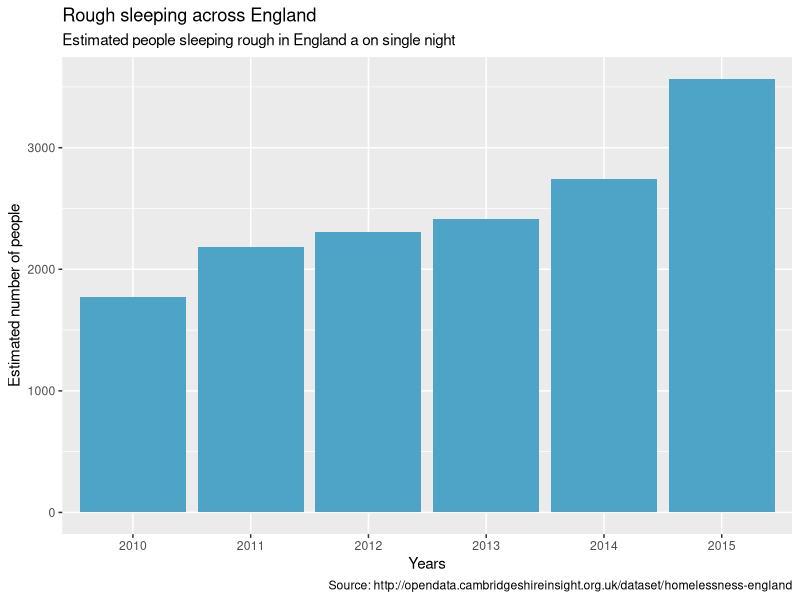
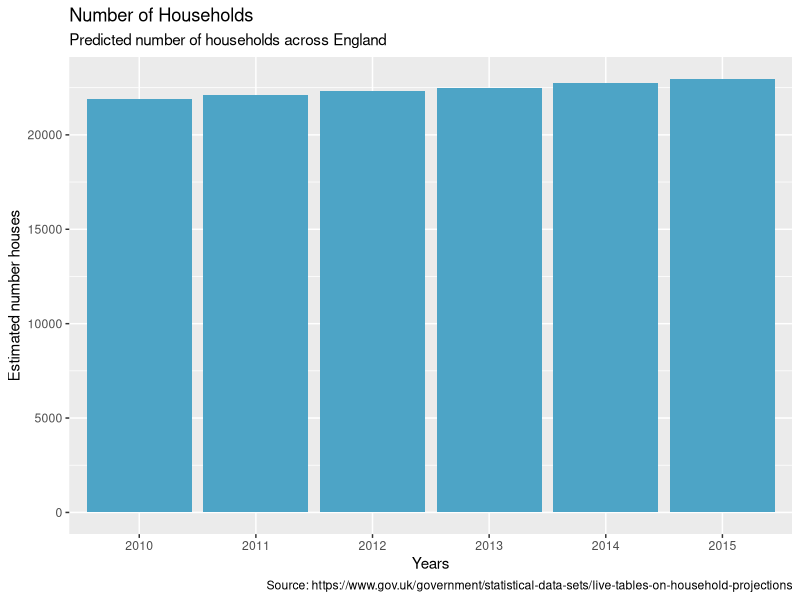
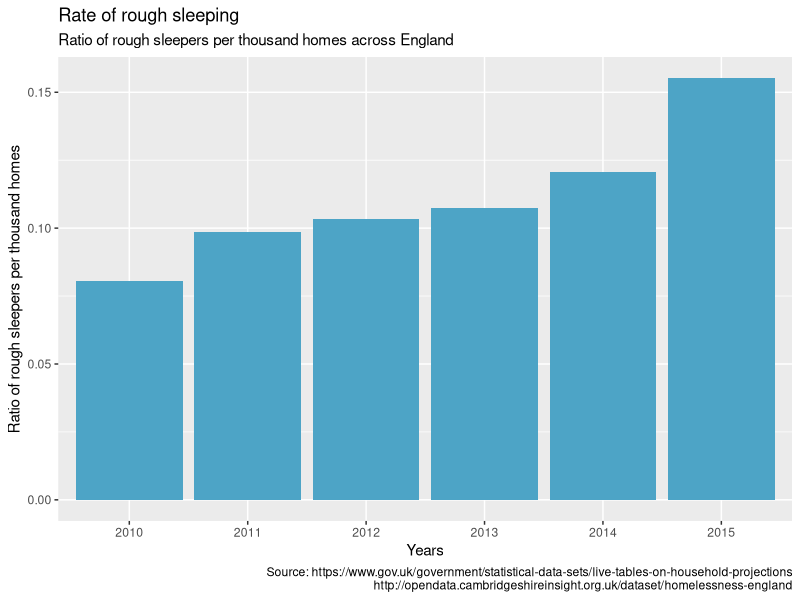

Reproduce these figures in R, in order.
# Homeless Data Processing
# Created: 06/12/17
# Author: CodeMonkey
# Explorer Location: \Desktop\CodeMonkeyBusiness\01_Homelessness

install.packages('ggplot2', dep = TRUE)
install.packages("beeswarm")

library(ggplot2)
library(beeswarm)

# Import dataset
homeless_dataset = read.csv('annual_rough_sleeping.csv',
                            stringsAsFactors=FALSE,
                            sep=","
                            )
household_dataset = read.csv('HouseholdAlone.csv',
                             stringsAsFactors=FALSE,
                             sep=","
                             )

# Explore the data
head(homeless_dataset)
head(household_dataset)

dim(homeless_dataset)
dim(household_dataset)

names(homeless_dataset)
names(household_dataset)

summary(homeless_dataset)
summary(household_dataset)

# Edit datasets for ease if use

# Change column names
names(homeless_dataset) <- c("id", "Area", "2010Homeless", "2011Homeless", "2012Homeless", "2013Homeless",
                             "2014Homeless", "2015Homeless", "2015HomesOriginal", "2015RateOringinal")
head(homeless_dataset)

names(household_dataset) <- c("id", "Area", "2010Houses", "2011Houses", "2012Houses", "2013Houses",
                             "2014Houses", "2015Houses")
head(household_dataset)

# Inner join to two datasets on "id"
mergedData = merge(household_dataset, homeless_dataset, by="id")

#Subset data on Area = "England" 
dataEngland=subset(mergedData, Area.x == "England")

#Create england data manually
homelessEngland = c(dataEngland[,'2010Homeless'], dataEngland[,'2011Homeless'],
                    dataEngland[,'2012Homeless'], dataEngland[,'2013Homeless'],
                    dataEngland[,'2014Homeless'], dataEngland[,'2015Homeless'])

homesEngland = c(dataEngland[,'2010Houses'], dataEngland[,'2011Houses'],
                    dataEngland[,'2012Houses'], dataEngland[,'2013Houses'],
                    dataEngland[,'2014Houses'], dataEngland[,'2015Houses'])

ratiosEngland = c(dataEngland[,'2010Homeless']/dataEngland[,'2010Houses'],
                  dataEngland[,'2011Homeless']/dataEngland[,'2011Houses'],
                  dataEngland[,'2012Homeless']/dataEngland[,'2012Houses'],
                  dataEngland[,'2013Homeless']/dataEngland[,'2013Houses'],
                  dataEngland[,'2014Homeless']/dataEngland[,'2014Houses'],
                  dataEngland[,'2015Homeless']/dataEngland[,'2015Houses'])

#Add years to plot on x-axis
years <- c("2010", "2011", "2012", "2013", "2014", "2015")

#Combine data into dataframe
englandData <-data.frame(years, homelessEngland, homesEngland, ratiosEngland)
type <- c(ratiosEngland)

#Plot dataframe years against homelessEngland
p <-ggplot(englandData, aes(years, homelessEngland))
p + geom_bar(stat = "identity", fill = '#4da4c6') + 
  labs(x= "Years", y="Estimated number of people", 
       title = "Rough sleeping across England",
       subtitle ="Estimated people sleeping rough in England a on single night",
       caption = "Source: http://opendata.cambridgeshireinsight.org.uk/dataset/homelessness-england") + 
  theme_grey()

#Plot dataframe years against homesEngland
p <-ggplot(englandData, aes(years, homesEngland))
p + geom_bar(stat = "identity", fill = '#4da4c6') + 
  labs(x= "Years", y="Estimated number houses", 
       title = "Number of Households",
       subtitle ="Predicted number of households across England",
       caption = "Source: https://www.gov.uk/government/statistical-data-sets/live-tables-on-household-projections") + 
  theme_grey()

#Plot dataframe years against ratiosEngland
p <-ggplot(englandData, aes(years, ratiosEngland))
p + geom_bar(stat = "identity", fill = '#4da4c6') + 
  labs(x= "Years", y="Ratio of rough sleepers per thousand homes", 
       title = "Rate of rough sleeping",
       subtitle ="Ratio of rough sleepers per thousand homes across England",
       caption = "Source: https://www.gov.uk/government/statistical-data-sets/live-tables-on-household-projections
       http://opendata.cambridgeshireinsight.org.uk/dataset/homelessness-england") + 
  theme_grey()

ratios = c(mergedData[,'2010Homeless']/mergedData[,'2010Houses'],
           mergedData[,'2011Homeless']/mergedData[,'2011Houses'],
           mergedData[,'2012Homeless']/mergedData[,'2012Houses'],
           mergedData[,'2013Homeless']/mergedData[,'2013Houses'],
           mergedData[,'2014Homeless']/mergedData[,'2014Houses'],
           mergedData[,'2015Homeless']/mergedData[,'2015Houses'])
